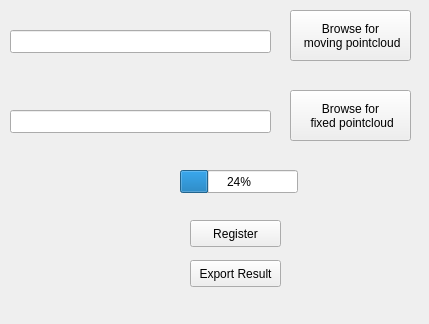
<?xml version="1.0" encoding="UTF-8"?>
<ui version="4.0">
 <class>Widget</class>
 <widget class="QWidget" name="Widget">
  <property name="geometry">
   <rect>
    <x>0</x>
    <y>0</y>
    <width>429</width>
    <height>324</height>
   </rect>
  </property>
  <property name="windowTitle">
   <string>Widget</string>
  </property>
  <widget class="QProgressBar" name="progressBar">
   <property name="geometry">
    <rect>
     <x>180</x>
     <y>170</y>
     <width>118</width>
     <height>23</height>
    </rect>
   </property>
   <property name="value">
    <number>24</number>
   </property>
  </widget>
  <widget class="QPushButton" name="export_pushButton">
   <property name="geometry">
    <rect>
     <x>190</x>
     <y>260</y>
     <width>91</width>
     <height>27</height>
    </rect>
   </property>
   <property name="text">
    <string>Export Result</string>
   </property>
  </widget>
  <widget class="QToolButton" name="moving_pointcloud_toolButton">
   <property name="geometry">
    <rect>
     <x>290</x>
     <y>10</y>
     <width>121</width>
     <height>51</height>
    </rect>
   </property>
   <property name="text">
    <string>Browse for
 moving pointcloud</string>
   </property>
  </widget>
  <widget class="QToolButton" name="fixed_pointcloud_toolButton">
   <property name="geometry">
    <rect>
     <x>290</x>
     <y>90</y>
     <width>121</width>
     <height>51</height>
    </rect>
   </property>
   <property name="text">
    <string>Browse for
 fixed pointcloud</string>
   </property>
  </widget>
  <widget class="QPushButton" name="register_pushButton">
   <property name="geometry">
    <rect>
     <x>190</x>
     <y>220</y>
     <width>91</width>
     <height>27</height>
    </rect>
   </property>
   <property name="text">
    <string>Register</string>
   </property>
  </widget>
  <widget class="QLineEdit" name="moving_pointcloud_filename_lineEdit">
   <property name="geometry">
    <rect>
     <x>10</x>
     <y>30</y>
     <width>261</width>
     <height>23</height>
    </rect>
   </property>
  </widget>
  <widget class="QLineEdit" name="fixed_pointcloud_filename_lineEdit">
   <property name="geometry">
    <rect>
     <x>10</x>
     <y>110</y>
     <width>261</width>
     <height>23</height>
    </rect>
   </property>
  </widget>
 </widget>
 <layoutdefault spacing="6" margin="11"/>
 <resources/>
 <connections/>
</ui>
